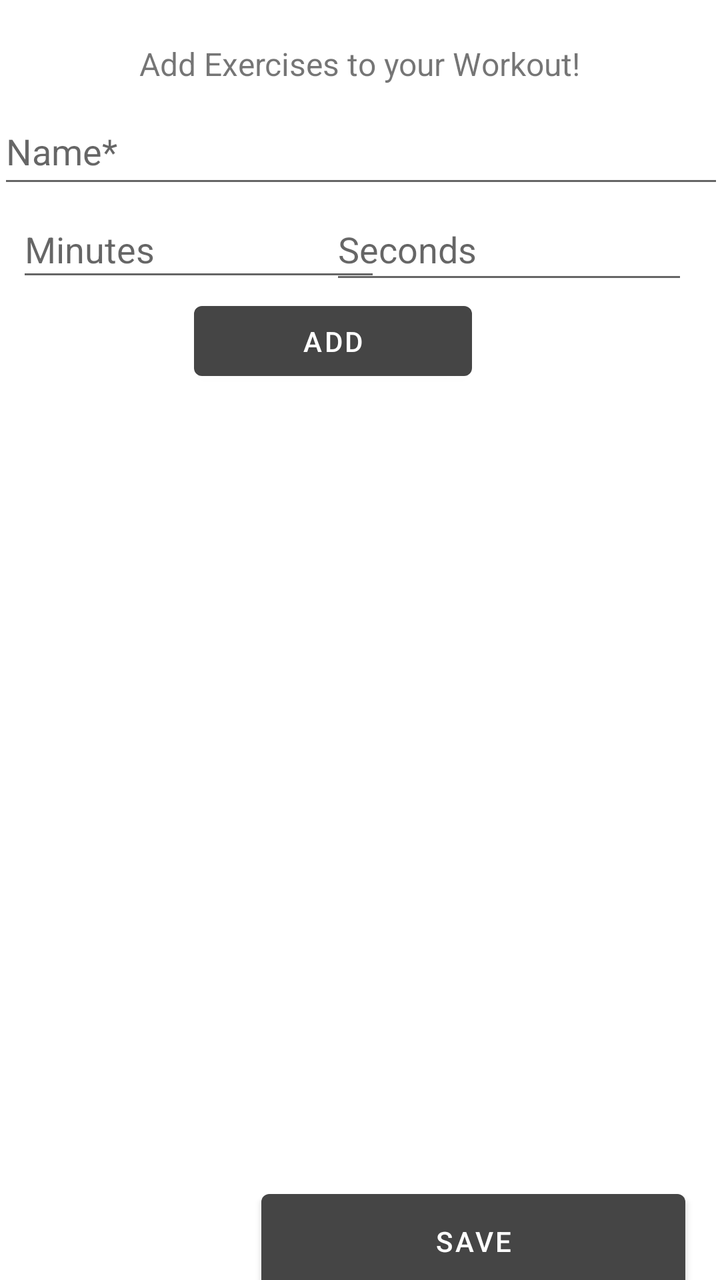
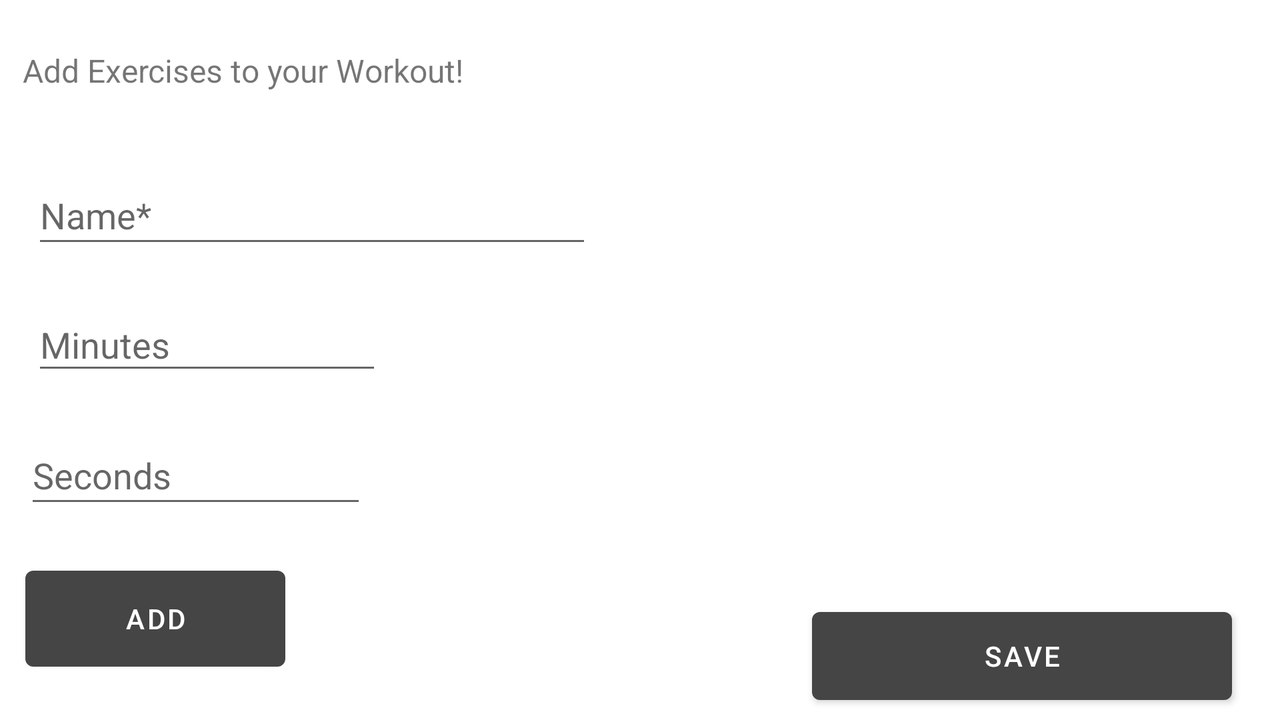

The same Android screen from two of the app's own layout files: first res/layout/ as a phone draws it, then the repository's variant for another configuration, drawn on a device whose configuration selects that folder. Both files follow.
<!-- AndroidManifest.xml: application theme Theme.HIITTimer -->
<!-- res/layout/fragment_add_exercise.xml -->
<?xml version="1.0" encoding="utf-8"?>
<FrameLayout xmlns:android="http://schemas.android.com/apk/res/android"
    xmlns:app="http://schemas.android.com/apk/res-auto"
    xmlns:tools="http://schemas.android.com/tools"
    android:layout_width="match_parent"
    android:layout_height="match_parent"
    tools:context=".screens.addExerciseFragment">

    <androidx.constraintlayout.widget.ConstraintLayout
        android:layout_width="match_parent"
        android:layout_height="match_parent">

        <EditText
            android:id="@+id/editExerciseName"
            android:layout_width="363dp"
            android:layout_height="50dp"
            android:ems="10"
            android:hint="@string/name"
            android:inputType="textPersonName"
            app:layout_constraintBottom_toTopOf="@+id/editSeconds"
            app:layout_constraintEnd_toEndOf="parent"
            app:layout_constraintHorizontal_bias="0.5"
            app:layout_constraintStart_toStartOf="parent"
            app:layout_constraintTop_toBottomOf="@+id/textView3" />

        <EditText
            android:id="@+id/editMinutes"
            android:layout_width="182dp"
            android:layout_height="45dp"
            android:ems="10"
            android:hint="@string/minutes"
            android:inputType="number"
            app:layout_constraintBottom_toTopOf="@+id/addButton"
            app:layout_constraintEnd_toEndOf="parent"
            app:layout_constraintHorizontal_bias="0.047"
            app:layout_constraintStart_toStartOf="parent"
            app:layout_constraintTop_toBottomOf="@+id/editExerciseName"
            app:layout_constraintVertical_bias="0.526" />

        <EditText
            android:id="@+id/editSeconds"
            android:layout_width="179dp"
            android:layout_height="48dp"
            android:layout_marginEnd="16dp"
            android:ems="10"
            android:hint="@string/seconds"
            android:inputType="number"
            app:layout_constraintBottom_toTopOf="@+id/addButton"
            app:layout_constraintEnd_toEndOf="parent"
            app:layout_constraintTop_toBottomOf="@+id/editExerciseName" />

        <Button
            android:id="@+id/addButton"
            android:layout_width="139dp"
            android:layout_height="47dp"
            android:layout_marginEnd="124dp"
            android:text="@string/add"
            app:layout_constraintBottom_toTopOf="@+id/exercisesRecycler"
            app:layout_constraintEnd_toEndOf="parent"
            app:layout_constraintTop_toBottomOf="@+id/editSeconds" />

        <androidx.recyclerview.widget.RecyclerView
            android:id="@+id/exercisesRecycler"
            android:layout_width="372dp"
            android:layout_height="397dp"
            app:layoutManager="LinearLayoutManager"
            app:layout_constraintBottom_toTopOf="@+id/saveButton"
            app:layout_constraintEnd_toEndOf="parent"
            app:layout_constraintHorizontal_bias="0.5"
            app:layout_constraintStart_toStartOf="parent"
            app:layout_constraintTop_toBottomOf="@+id/addButton" />

        <Button
            android:id="@+id/saveButton"
            android:layout_width="212dp"
            android:layout_height="59dp"
            android:text="@string/save"
            app:layout_constraintBottom_toBottomOf="parent"
            app:layout_constraintEnd_toEndOf="parent"
            app:layout_constraintHorizontal_bias="0.882"
            app:layout_constraintStart_toStartOf="parent"
            app:layout_constraintTop_toBottomOf="@+id/exercisesRecycler"
            app:layout_constraintVertical_bias="0.771" />

        <TextView
            android:id="@+id/textView3"
            android:layout_width="296dp"
            android:layout_height="38dp"
            android:text="@string/addExercises"
            android:textAlignment="center"
            android:textSize="16sp"
            app:layout_constraintBottom_toBottomOf="parent"
            app:layout_constraintEnd_toEndOf="parent"
            app:layout_constraintHorizontal_bias="0.494"
            app:layout_constraintStart_toStartOf="parent"
            app:layout_constraintTop_toTopOf="parent"
            app:layout_constraintVertical_bias="0.035" />

    </androidx.constraintlayout.widget.ConstraintLayout>
</FrameLayout>
<!-- resources referenced by this layout -->
<resources>
  <string name="add">Add</string>
  <string name="addExercises">Add Exercises to your Workout!</string>
  <string name="minutes">Minutes</string>
  <string name="name">Name*</string>
  <string name="save">Save</string>
  <string name="seconds">Seconds</string>
  <style name="Theme.HIITTimer" parent="Theme.MaterialComponents.DayNight.DarkActionBar">
          
          <item name="colorPrimary">@color/grey</item>
          <item name="colorPrimaryVariant">@color/grey</item>
          <item name="colorOnPrimary">@color/white</item>
          
          <item name="colorSecondary">@color/orange</item>
          <item name="colorSecondaryVariant">@color/orange</item>
          <item name="colorOnSecondary">@color/white</item>
          
          <item name="android:statusBarColor" tools:targetApi="l">?attr/colorPrimaryVariant</item>
          
      </style>
  <color name="grey">#454545</color>
  <color name="white">#FFFFFFFF</color>
  <color name="orange">#E88E0A</color>
</resources>
<!-- res/layout-land/fragment_add_exercise.xml (the repository's variant of the layout above) -->
<!-- drawn on the phone turned sideways -->
<?xml version="1.0" encoding="utf-8"?>
<FrameLayout xmlns:android="http://schemas.android.com/apk/res/android"
    xmlns:app="http://schemas.android.com/apk/res-auto"
    xmlns:tools="http://schemas.android.com/tools"
    android:layout_width="match_parent"
    android:layout_height="match_parent"
    tools:context=".screens.addExerciseFragment">

    <androidx.constraintlayout.widget.ConstraintLayout
        android:layout_width="match_parent"
        android:layout_height="match_parent">

        <TextView
            android:id="@+id/textView5"
            android:layout_width="296dp"
            android:layout_height="38dp"
            android:text="@string/addExercises"
            android:textSize="16sp"
            app:layout_constraintBottom_toBottomOf="parent"
            app:layout_constraintEnd_toEndOf="parent"
            app:layout_constraintHorizontal_bias="0.033"
            app:layout_constraintStart_toStartOf="parent"
            app:layout_constraintTop_toTopOf="parent"
            app:layout_constraintVertical_bias="0.076" />

        <EditText
            android:id="@+id/editExerciseName"
            android:layout_width="280dp"
            android:layout_height="46dp"
            android:layout_marginStart="16dp"
            android:ems="10"
            android:hint="@string/name"
            android:inputType="textPersonName"
            app:layout_constraintBottom_toTopOf="@+id/editMinutes"
            app:layout_constraintStart_toStartOf="parent"
            app:layout_constraintTop_toBottomOf="@+id/textView5" />

        <EditText
            android:id="@+id/editMinutes"
            android:layout_width="175dp"
            android:layout_height="43dp"
            android:layout_marginStart="16dp"
            android:ems="10"
            android:hint="@string/minutes"
            android:inputType="number"
            app:layout_constraintBottom_toTopOf="@+id/editSeconds"
            app:layout_constraintStart_toStartOf="parent"
            app:layout_constraintTop_toBottomOf="@+id/editExerciseName" />

        <EditText
            android:id="@+id/editSeconds"
            android:layout_width="171dp"
            android:layout_height="46dp"
            android:ems="10"
            android:hint="@string/seconds"
            android:inputType="number"
            app:layout_constraintBottom_toTopOf="@+id/addButton"
            app:layout_constraintEnd_toEndOf="parent"
            app:layout_constraintHorizontal_bias="0.026"
            app:layout_constraintStart_toStartOf="parent"
            app:layout_constraintTop_toBottomOf="@+id/editMinutes" />

        <Button
            android:id="@+id/addButton"
            android:layout_width="130dp"
            android:layout_height="60dp"
            android:text="@string/add"
            app:layout_constraintBottom_toBottomOf="parent"
            app:layout_constraintEnd_toEndOf="parent"
            app:layout_constraintHorizontal_bias="0.025"
            app:layout_constraintStart_toStartOf="parent"
            app:layout_constraintTop_toBottomOf="@+id/editSeconds" />

        <androidx.recyclerview.widget.RecyclerView
            android:id="@+id/exercisesRecycler"
            android:layout_width="349dp"
            android:layout_height="266dp"
            app:layoutManager="LinearLayoutManager"
            app:layout_constraintBottom_toTopOf="@+id/saveButton"
            app:layout_constraintEnd_toEndOf="parent"
            app:layout_constraintHorizontal_bias="0.965"
            app:layout_constraintStart_toStartOf="parent"
            app:layout_constraintTop_toTopOf="parent"
            app:layout_constraintVertical_bias="0.597" />

        <Button
            android:id="@+id/saveButton"
            android:layout_width="210dp"
            android:layout_height="56dp"
            android:layout_marginBottom="4dp"
            android:text="@string/save"
            app:layout_constraintBottom_toBottomOf="parent"
            app:layout_constraintEnd_toEndOf="parent"
            app:layout_constraintHorizontal_bias="0.944"
            app:layout_constraintStart_toStartOf="parent" />


    </androidx.constraintlayout.widget.ConstraintLayout>
</FrameLayout>
